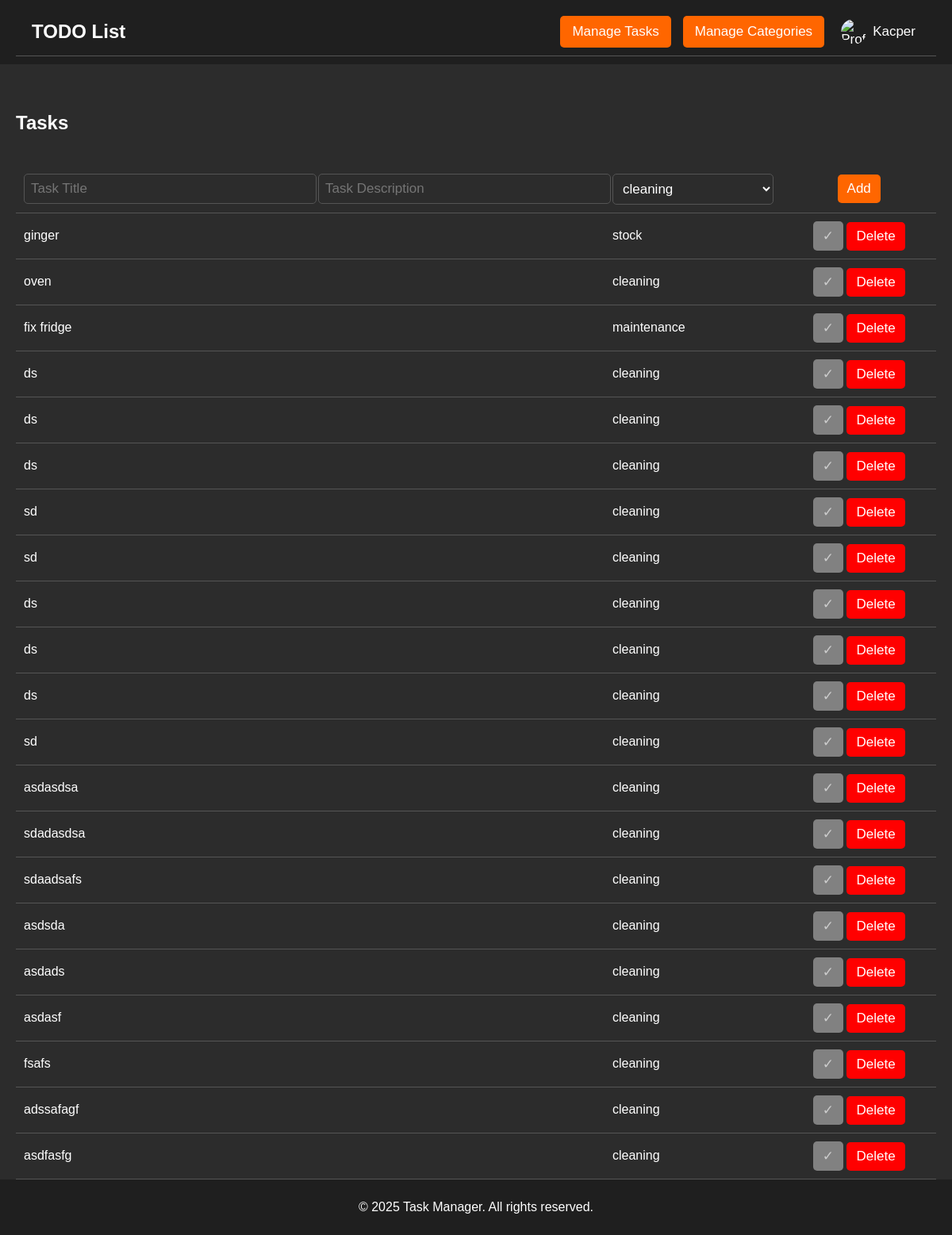
The page /tasks/manage-tasks/ (signed in) on the database its author committed.
### todo/models.py (models this page shows, shortened)
class Task(models.Model):
    title = models.CharField(max_length=200)
    description = models.TextField()
    category = models.ForeignKey(Category, on_delete=models.CASCADE)
    is_active = models.BooleanField(default=False)

class Category(models.Model):
    title = models.CharField(max_length=100)
    description = models.TextField()

### todo/views.py (the view)
# urls.py: path('manage-tasks/', views.manage_tasks, name='manage_tasks'),
@login_required
def manage_tasks(request):
    tasks = Task.objects.all()
    categories = Category.objects.all()
    return render(request, 'manage-tasks.html', {'tasks': tasks, 'categories': categories})

### todo/templates/manage-tasks.html (shortened to what this page needs)
{% extends "base.html" %}
{% block content %}
<div class="tasks-container">
    <h2>Tasks</h2>
    <table class="tasks-table">
        <tr class="task-row">
            <form method="post" action="{% url 'tasks:add_task' %}">
                <td class="task-cell">
                    <input type="text" name="title" placeholder="Task Title" class="task-input" required>
                </td>
                <td class="task-cell">
                    <input type="text" name="description" placeholder="Task Description" class="task-input" required>
                </td>
                <td class="task-cell">
                    <select name="category" class="task-select" required>
                        {% for category in categories %}
                            <option value="{{ category.id }}">{{ category.title }}</option>
                        {% endfor %}
                    </select>
                </td>
                <td class="task-cell task-actions">
                    <button type="submit" class="task-btn add-btn">Add</button>
                </td>
            </form>
        </tr>
        {% for task in tasks %}
        <tr class="task-row">
            <td class="task-cell">{{ task.title }}</td>
            <td class="task-cell">{{ task.description }}</td>
            <td class="task-cell">{{ task.category.title }}</td>
            <td class="task-cell task-actions">
                <form method="post" action="{% url 'tasks:toggle_task_active' task.id %}" style="display: inline;">
                    <button class="task-btn {% if task.is_active %}active{% else %}inactive{% endif %}">
                        ✓
                    </button>
                </form>
                <form method="post" action="{% url 'tasks:delete_task' task.id %}" style="display: inline;">
                    <button class="task-btn delete-btn">Delete</button>
                </form>
            </td>
        </tr>
        {% endfor %}
    </table>
</div>
{% endblock %}

### todo/templates/base.html (shortened to what this page needs)
{% load static %}
<!DOCTYPE html>
<html lang="en">
<head>
    <link rel="stylesheet" href="{% static 'css/styles.css' %}">
</head>
<body>
    <header>
        <nav class="navbar">
            <div class="navbar-left">
                <a href="{% url 'tasks:todo' %}" class="navbar-brand">TODO List</a>
            </div>
            <div class="navbar-right">
                <a href="{% url 'tasks:manage_tasks' %}" class="navbar-btn">Manage Tasks</a>
                <a href="{% url 'categories:manage_categories' %}" class="navbar-btn">Manage Categories</a>
                <div class="dropdown">
                    <button class="dropdown-toggle">
                        <img src="{% static 'images/profile-icon.png' %}" alt="Profile" class="profile-icon">
                        <span class="profile-username">{{ user.username }}</span>
                    </button>
                </div>
            </div>
        </nav>
    </header>
    <main>
        {% block content %}
        {% endblock %}
    </main>
    <footer>
        <p>&copy; 2025 Task Manager. All rights reserved.</p>
    </footer>
</body>
</html>

### todo/static/css/styles.css (style rules this page uses)
:root { --color-background: #2c2c2c; --color-header-footer: #1f1f1f; --color-text: #ffffff; --color-form-background: #ffffff; --color-form-text: #2c2c2c; --color-form-border: #555; --color-button-primary: #ff6600; --color-button-primary-hover: #e65c00; --color-button-active: #ffffff; --color-button-inactive: #818181; --color-list-item-background: #ffffff; --color-list-item-text: #2c2c2c; --color-link: #ff6600; --color-link-hover: underline; --font-family: Arial, sans-serif; --font-size-default: 17px; --spacing-padding: 10px 15px; --spacing-border-radius: 5px; --shadow-light: 0 2px 4px rgba(0, 0, 0, 0.1); }
body { font-family: var(--font-family); margin: 0; padding: 0; background-color: var(--color-background); color: var(--color-text); display: flex; flex-direction: column; min-height: 100vh; }
header { background-color: var(--color-header-footer); color: var(--color-text); padding: 10px 20px; text-align: center; position: relative; }
footer { background-color: var(--color-header-footer); color: var(--color-text); text-align: center; padding: 10px 0; position: fixed; bottom: 0; width: 100%; }
main { padding: 20px; margin-bottom: 50px; flex: 1; display: flex; flex-direction: column; }
.navbar { display: flex; justify-content: space-between; align-items: center; background-color: var(--color-header-footer); padding: 10px 20px; border-bottom: 1px solid var(--color-form-border); }
.navbar-left, .navbar-right { display: flex; align-items: center; }
.navbar-right { gap: 15px; }
.navbar-btn { background-color: var(--color-button-primary); color: var(--color-text); padding: var(--spacing-padding); border-radius: var(--spacing-border-radius); text-decoration: none; font-size: var(--font-size-default); transition: background-color 0.2s ease, transform 0.1s ease; }
.dropdown { position: relative; display: inline-block; }
.dropdown-toggle { background: none; border: none; cursor: pointer; display: flex; align-items: center; gap: 8px; color: var(--color-text); font-size: var(--font-size-default); }
.profile-icon { width: 32px; height: 32px; border-radius: 50%; }
.profile-username { font-size: var(--font-size-default); color: var(--color-text); }
.navbar-brand { font-size: 1.5rem; font-weight: bold; color: var(--color-text); text-decoration: none; }
.tasks-container { display: flex; flex-direction: column; flex: 1; margin-top: 20px; }
.tasks-table { width: 100%; border-collapse: collapse; margin-top: 20px; }
.task-row { border-bottom: 1px solid var(--color-form-border); }
.task-cell { padding: 10px; text-align: left; vertical-align: middle; background-color: var(--color-background); color: var(--color-text); }
.task-input { width: 100%; padding: 8px; border: 1px solid var(--color-form-border); border-radius: var(--spacing-border-radius); background-color: var(--color-background); color: var(--color-text); font-size: var(--font-size-default); }
.task-select { width: 100%; padding: 8px; border: 1px solid var(--color-form-border); border-radius: var(--spacing-border-radius); background-color: var(--color-background); color: var(--color-text); font-size: var(--font-size-default); }
.task-btn { padding: 8px 12px; border: none; border-radius: var(--spacing-border-radius); font-size: var(--font-size-default); cursor: pointer; transition: background-color 0.2s ease, transform 0.1s ease; }
.add-btn { background-color: var(--color-button-primary); color: var(--color-text); }
.task-btn.inactive { background-color: var(--color-button-inactive); color: #ccc; }
.delete-btn { background-color: red; color: white; }
.task-actions { text-align: center; white-space: nowrap; }

### rows shown on the page
Task: title "ginger", category "stock"
Task: title "oven", category "cleaning"
Task: title "fix fridge", category "maintenance"
Task: title "ds", category "cleaning"
Task: title "ds", category "cleaning"
Task: title "ds", category "cleaning"
Task: title "sd", category "cleaning"
Task: title "sd", category "cleaning"
Task: title "ds", category "cleaning"
Task: title "ds", category "cleaning"
Task: title "ds", category "cleaning"
Task: title "sd", category "cleaning"
Task: title "asdasdsa", category "cleaning"
Task: title "sdadasdsa", category "cleaning"
Task: title "sdaadsafs", category "cleaning"
Task: title "asdsda", category "cleaning"
Task: title "asdads", category "cleaning"
Task: title "asdasf", category "cleaning"
Task: title "fsafs", category "cleaning"
Task: title "adssafagf", category "cleaning"
Task: title "asdfasfg", category "cleaning"

### other values the page prints
{{ user.username }} "Kacper"
form field category "cleaning"
